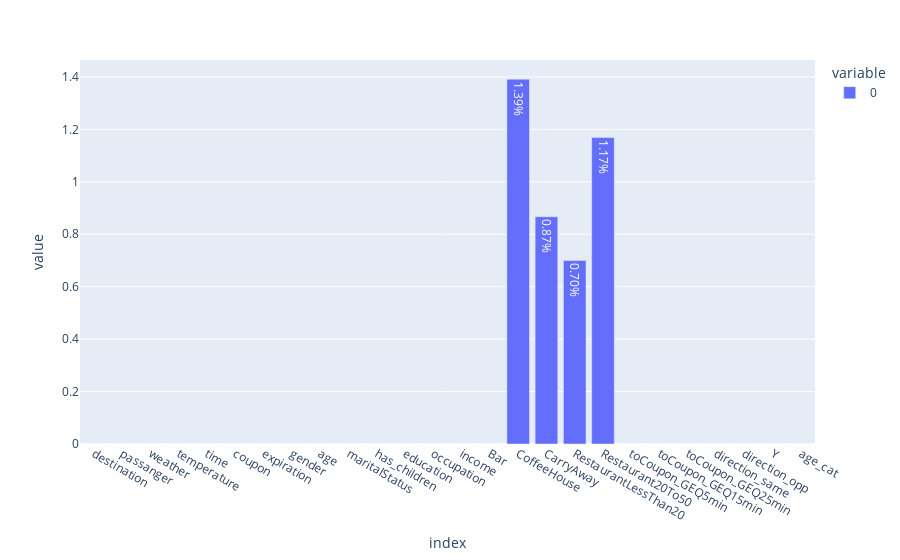

The notebook cell this image was saved under:
### Code cell
plot_null_check(data);

### Figure 1 — Plotly figure (JSON) as saved in the notebook; plotly's stock layout.template omitted (floating-point values rounded to 4 significant figures)
{"data": [{"alignmentgroup": "True", "hovertemplate": "variable=0<br>index=%{x}<br>value=%{text}<extra></extra>", "legendgroup": "0", "marker": {"color": "#636efa", "pattern": {"shape": ""}}, "name": "0", "offsetgroup": "0", "orientation": "v", "showlegend": true, "text": ["0.00%", "0.00%", "0.00%", "0.00%", "0.00%", "0.00%", "0.00%", "0.00%", "0.00%", "0.00%", "0.00%", "0.00%", "0.00%", "0.00%", "0.00%", "1.39%", "0.87%", "0.70%", "1.17%", "0.00%", "0.00%", "0.00%", "0.00%", "0.00%", "0.00%", "0.00%"], "textposition": "auto", "type": "bar", "x": ["destination", "passanger", "weather", "temperature", "time", "coupon", "expiration", "gender", "age", "maritalStatus", "has_children", "education", "occupation", "income", "Bar", "CoffeeHouse", "CarryAway", "RestaurantLessThan20", "Restaurant20To50", "toCoupon_GEQ5min", "toCoupon_GEQ15min", "toCoupon_GEQ25min", "direction_same", "direction_opp", "Y", "age_cat"], "xaxis": "x", "y": [0, 0, 0, 0, 0, 0, 0, 0, 0, 0, 0, 0, 0, 0, 0, 1.391, 0.8667, 0.6997, 1.169, 0, 0, 0, 0, 0, 0, 0], "yaxis": "y"}], "layout": {"barmode": "relative", "legend": {"title": {"text": "variable"}, "tracegroupgap": 0}, "margin": {"t": 60}, "xaxis": {"anchor": "y", "domain": [0, 1], "title": {"text": "index"}}, "yaxis": {"anchor": "x", "domain": [0, 1], "title": {"text": "value"}}}}
